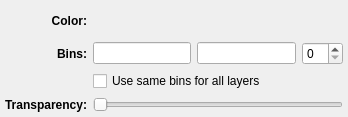
<?xml version="1.0" encoding="UTF-8"?>
<ui version="4.0">
 <class>Form</class>
 <widget class="QWidget" name="Form">
  <property name="geometry">
   <rect>
    <x>0</x>
    <y>0</y>
    <width>348</width>
    <height>117</height>
   </rect>
  </property>
  <property name="windowTitle">
   <string>Form</string>
  </property>
  <layout class="QGridLayout" name="gridLayout">
   <property name="margin">
    <number>5</number>
   </property>
   <item row="1" column="2">
    <widget class="QLineEdit" name="valuetext_x_max"/>
   </item>
   <item row="0" column="0">
    <widget class="QLabel" name="label_2">
     <property name="font">
      <font>
       <weight>75</weight>
       <bold>true</bold>
      </font>
     </property>
     <property name="text">
      <string>Color:</string>
     </property>
     <property name="alignment">
      <set>Qt::AlignRight|Qt::AlignTrailing|Qt::AlignVCenter</set>
     </property>
    </widget>
   </item>
   <item row="0" column="1">
    <widget class="QColorBox" name="color_color">
     <property name="sizePolicy">
      <sizepolicy hsizetype="Preferred" vsizetype="Minimum">
       <horstretch>0</horstretch>
       <verstretch>0</verstretch>
      </sizepolicy>
     </property>
     <property name="text">
      <string/>
     </property>
    </widget>
   </item>
   <item row="1" column="0">
    <widget class="QLabel" name="label_3">
     <property name="font">
      <font>
       <weight>75</weight>
       <bold>true</bold>
      </font>
     </property>
     <property name="text">
      <string>Bins:</string>
     </property>
     <property name="alignment">
      <set>Qt::AlignRight|Qt::AlignTrailing|Qt::AlignVCenter</set>
     </property>
    </widget>
   </item>
   <item row="1" column="1">
    <widget class="QLineEdit" name="valuetext_x_min"/>
   </item>
   <item row="3" column="0">
    <widget class="QLabel" name="label">
     <property name="font">
      <font>
       <weight>75</weight>
       <bold>true</bold>
      </font>
     </property>
     <property name="text">
      <string>Transparency:</string>
     </property>
     <property name="alignment">
      <set>Qt::AlignRight|Qt::AlignTrailing|Qt::AlignVCenter</set>
     </property>
    </widget>
   </item>
   <item row="1" column="3">
    <widget class="QSpinBox" name="value_n_bins"/>
   </item>
   <item row="2" column="1" colspan="2">
    <widget class="QCheckBox" name="bool_link_bin_settings">
     <property name="text">
      <string>Use same bins for all layers</string>
     </property>
    </widget>
   </item>
   <item row="3" column="1" colspan="3">
    <widget class="QSlider" name="value_alpha">
     <property name="maximum">
      <number>100</number>
     </property>
     <property name="orientation">
      <enum>Qt::Horizontal</enum>
     </property>
    </widget>
   </item>
  </layout>
 </widget>
 <customwidgets>
  <customwidget>
   <class>QColorBox</class>
   <extends>QLabel</extends>
   <header>glue.utils.qt.colors</header>
  </customwidget>
 </customwidgets>
 <resources/>
 <connections/>
</ui>
